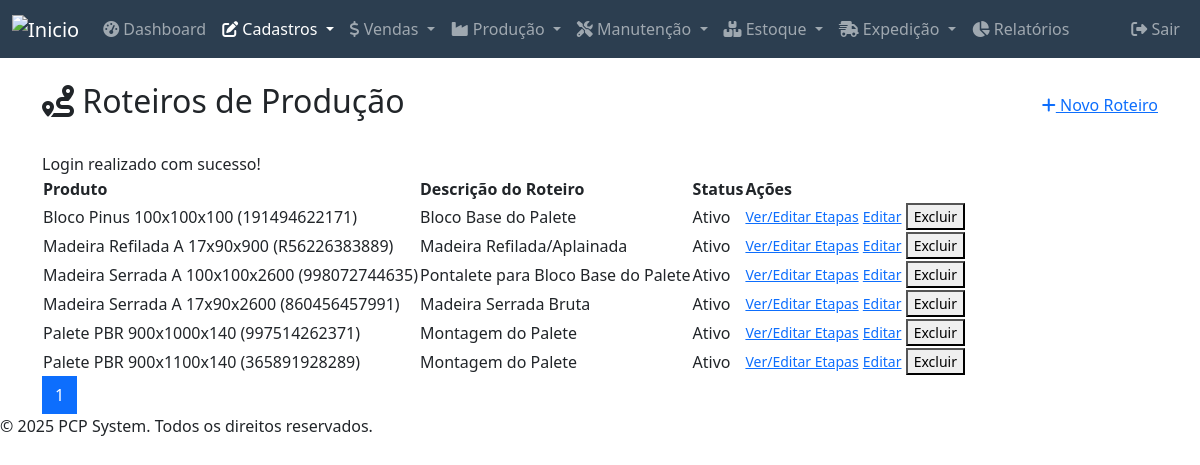
Screenshot of /modules/roteiros/index.php (signed in) with the database file from the repository.
### tables this page shows
CREATE TABLE `roteiros` (
  `id` int(11) NOT NULL,
  `produto_id` int(11) NOT NULL,
  `descricao` varchar(255) DEFAULT 'Roteiro Padrão',
  `ativo` tinyint(1) NOT NULL DEFAULT 1,
  `created_at` timestamp NOT NULL DEFAULT current_timestamp(),
  `updated_at` timestamp NOT NULL DEFAULT current_timestamp() ON UPDATE current_timestamp(),
  `deleted_at` datetime DEFAULT NULL
);

CREATE TABLE `produtos` (
  `id` int(11) NOT NULL,
  `nome` varchar(40) NOT NULL,
  `codigo` varchar(20) NOT NULL,
  `descricao` varchar(40) NOT NULL,
  `unidade_medida` varchar(10) NOT NULL,
  `estoque_minimo` decimal(10,2) DEFAULT NULL,
  `estoque_atual` decimal(10,2) DEFAULT NULL,
  `estoque_empenhado` decimal(10,2) NOT NULL DEFAULT 0.00,
  `estoque_expedicao` decimal(10,2) NOT NULL DEFAULT 0.00,
  `grupo` varchar(30) NOT NULL,
  `subgrupo` varchar(30) NOT NULL,
  `modelo` varchar(20) DEFAULT NULL,
  `acabamento` varchar(20) DEFAULT NULL,
  `familia` varchar(20) DEFAULT NULL,
  `desenho` varchar(20) DEFAULT NULL,
  `velocidade` decimal(10,2) NOT NULL,
  `perimetro_mm` decimal(10,2) DEFAULT NULL,
  `area_perfil_mm2` decimal(10,2) DEFAULT NULL,
  `codigo2` varchar(20) DEFAULT NULL,
  `unidade_medida2` varchar(5) DEFAULT NULL,
  `espessura` decimal(10,2) NOT NULL,
  `largura` decimal(10,2) NOT NULL,
  `comprimento` decimal(10,2) DEFAULT NULL,
  `altura_embalagem` int(11) DEFAULT NULL,
  `largura_embalagem` int(11) DEFAULT NULL,
  `pecas_por_embalagem` int(11) DEFAULT NULL,
  `pecas_por_fardo` int(11) DEFAULT NULL,
  `deleted_at` datetime DEFAULT NULL
);

### public_html/modules/roteiros/index.php (the view, shortened to what this page needs)
<?php
require_once __DIR__ . '/../../includes/header.php';
$conn = connectDB();
$items_per_page = 15;
$current_page = isset($_GET['page']) ? (int)$_GET['page'] : 1;
$offset = ($current_page - 1) * $items_per_page;
$total_items = $conn->query("SELECT COUNT(*) AS total FROM roteiros WHERE deleted_at IS NULL")->fetch_assoc()['total'];
$total_pages = ceil($total_items / $items_per_page);
$sql = "SELECT r.id, r.descricao, r.ativo, p.nome as produto_nome, p.codigo as produto_codigo
        FROM roteiros r
        JOIN produtos p ON r.produto_id = p.id
        WHERE r.deleted_at IS NULL
        ORDER BY p.nome ASC
        LIMIT ? OFFSET ?";
$roteiros = $conn->execute_query($sql, [$items_per_page, $offset])->fetch_all(MYSQLI_ASSOC);
?>
<div class="container mt-4">
    <div class="d-flex justify-content-between align-items-center mb-4">
        <h2><i class="fas fa-route"></i> Roteiros de Produção</h2>
        <a href="adicionar.php" class="button add"><i class="fas fa-plus"></i> Novo Roteiro</a>
    </div>
    <?php if (isset($_SESSION['message'])): ?>
    <div class="message <?php echo htmlspecialchars($_SESSION['message_type']); ?>">
        <?php echo $_SESSION['message']; ?>
    </div>
    <?php endif; ?>
    <?php if (!empty($roteiros)): ?>
        <table>
            <thead>
                <tr>
                    <th>Produto</th>
                    <th>Descrição do Roteiro</th>
                    <th>Status</th>
                    <th>Ações</th>
                </tr>
            </thead>
            <tbody>
                <?php foreach ($roteiros as $roteiro): ?>
                    <tr>
                        <td><?php echo htmlspecialchars($roteiro['produto_nome'] . ' (' . $roteiro['produto_codigo'] . ')'); ?></td>
                        <td><?php echo htmlspecialchars($roteiro['descricao']); ?></td>
                        <td><?php echo $roteiro['ativo'] ? 'Ativo' : 'Inativo'; ?></td>
                        <td>
                            <a href="etapas.php?roteiro_id=<?php echo $roteiro['id']; ?>" class="button small">Ver/Editar Etapas</a>
                            <a href="editar.php?id=<?php echo $roteiro['id']; ?>" class="button edit small">Editar</a>
                            <button class="button delete small" onclick="showDeleteModal('roteiros', <?php echo $roteiro['id']; ?>)">Excluir</button>
                        </td>
                    </tr>
                <?php endforeach; ?>
            </tbody>
        </table>
        <div class="pagination">
            <?php for ($i = 1; $i <= $total_pages; $i++): ?>
                <a href="?page=<?php echo $i; ?>" class="page-link <?php echo ($i == $current_page) ? 'active' : ''; ?>"><?php echo $i; ?></a>
            <?php endfor; ?>
        </div>
    <?php else: ?>
        <p style="text-align: center; margin-top: 20px;">Nenhum roteiro de produção cadastrado ainda.</p>
    <?php endif; ?>
</div>
<?php
require_once __DIR__ . '/../../includes/footer.php';
?>

### rows the page displays
roteiros: produto.codigo "Bloco Pinus 100x100x100 (191494622171)", descricao "Bloco Base do Palete", ativo "Ativo"
roteiros: produto.codigo "Madeira Refilada A 17x90x900 (R56226383889)", descricao "Madeira Refilada/Aplainada", ativo "Ativo"
roteiros: produto.codigo "Madeira Serrada A 100x100x2600 (998072744635)", descricao "Pontalete para Bloco Base do Palete", ativo "Ativo"
roteiros: produto.codigo "Madeira Serrada A 17x90x2600 (860456457991)", descricao "Madeira Serrada Bruta", ativo "Ativo"
roteiros: produto.codigo "Palete PBR 900x1000x140 (997514262371)", descricao "Montagem do Palete", ativo "Ativo"
roteiros: produto.codigo "Palete PBR 900x1100x140 (365891928289)", descricao "Montagem do Palete", ativo "Ativo"

### other values shown
$_SESSION['message'] "Login realizado com sucesso!"
